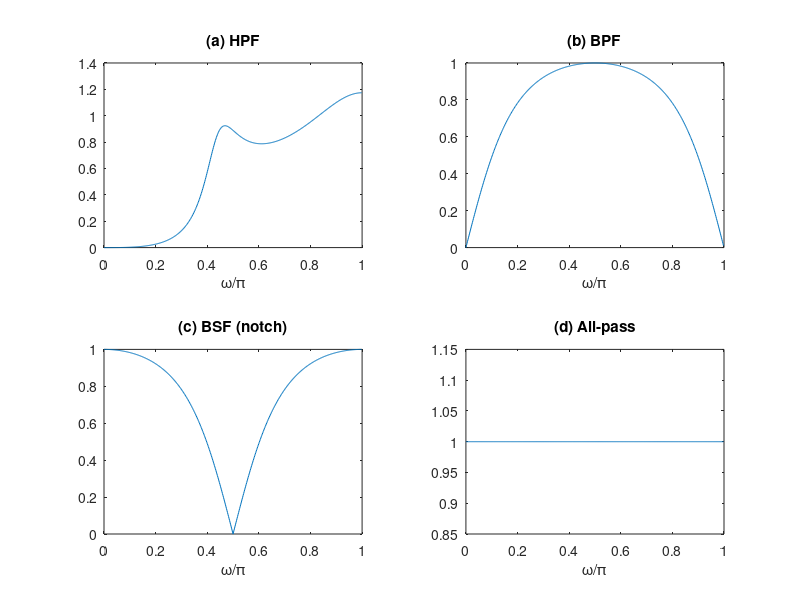

Here is the MATLAB script that generated this plot:
clc; clear; close all;
B = {[0.16 -0.48 0.48 -0.16], [0.634 0 -0.634], [0.634 0 0.634], [1 -5 10]};
A = {[1 0.13 0.52 0.3], [1 0 -0.268], [1 0 0.268], [10 -5 1]};
T = {'(a) HPF','(b) BPF','(c) BSF (notch)','(d) All-pass'};
for i = 1:4
 [h,w] = freqz(B{i},A{i});
 subplot(2,2,i); plot(w/pi,abs(h)); title(T{i}); xlabel('\omega/\pi');
end
% y1 = y[n-1] etc. Missing delays get 0.
% Answers: (a) HPF (b) BPF (c) band-stop (d) all-pass (|H| = 1).
